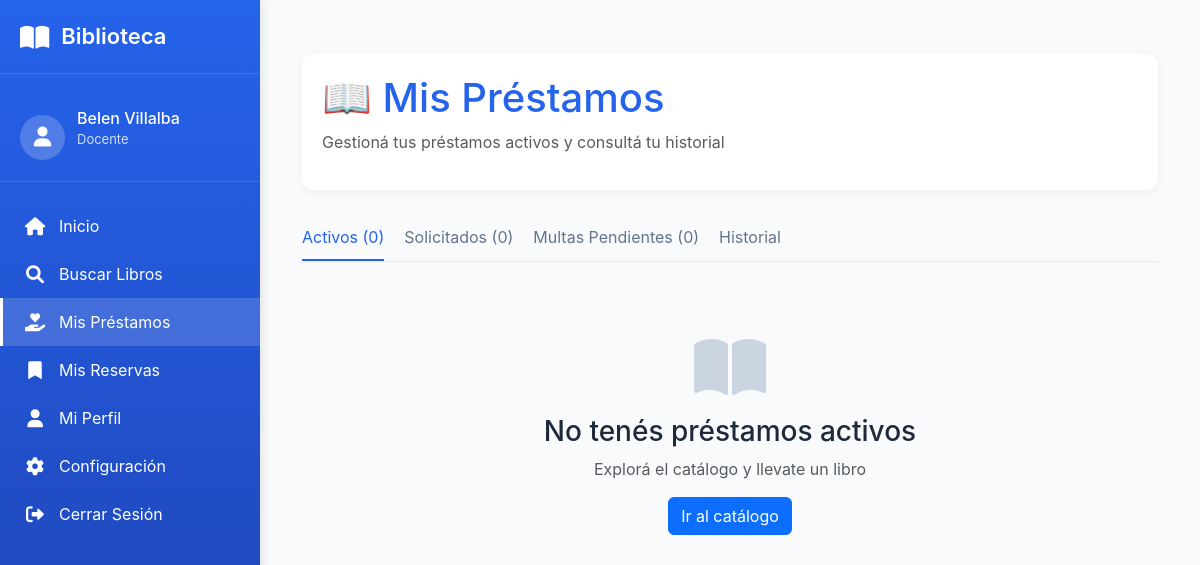
Before: /mis-prestamos/ (signed in) with the older database file.
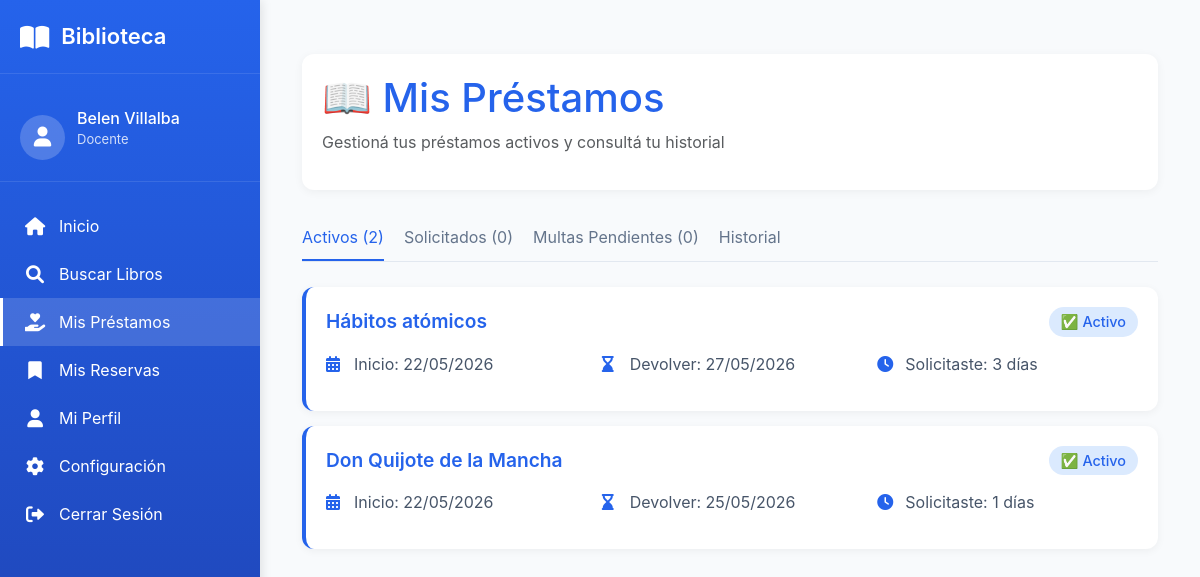
After: the same page with the newer database file.
### prestamo/models.py (models this page shows, shortened)
class Prestamo(models.Model):
    ESTADO_PRESTAMO_CHOICES = [
        ('SOLICITADO', 'Solicitado'),
        ('ACTIVO', 'Activo'),
        ('VENCIDO', 'Vencido'),
        ('DEVUELTO', 'Devuelto'),
        ('EXTRAVIADO', 'Extraviado'),
        ('CANCELADA', 'Cancelada'),
    ]
    socio = models.ForeignKey(
        Socio,
        on_delete=models.PROTECT,
        related_name='prestamos',
        verbose_name="Socio"
    )
    ejemplar = models.ForeignKey(
        Ejemplar,
        on_delete=models.PROTECT,
        related_name='prestamos',
        verbose_name="Ejemplar"
    )
    dias_solicitados = models.IntegerField(
        verbose_name="Días solicitados",
        help_text="Cantidad de días que el usuario pidió el libro (1-5)",
        null=True,
        blank=True
    )
    fecha_prestamo = models.DateTimeField(
        auto_now_add=True,
        verbose_name="Fecha de préstamo"
    )
    fecha_vencimiento = models.DateField(
        verbose_name="Fecha de vencimiento"
    )
    fecha_devolucion_real = models.DateField(
        null=True,
        blank=True,
        verbose_name="Fecha de devolución real"
    )
    estado = models.CharField(
        max_length=20,
        choices=ESTADO_PRESTAMO_CHOICES,
        default='ACTIVO',
        verbose_name="Estado"
    )
    observaciones = models.TextField(
        blank=True,
        null=True,
        verbose_name="Observaciones"
    )
    class Meta:
        verbose_name = "Préstamo"
        verbose_name_plural = "Préstamos"
        ordering = ['-fecha_prestamo']
        indexes = [
            models.Index(fields=['estado']),
            models.Index(fields=['fecha_vencimiento']),
        ]

### catalogo/models.py (models this page shows, shortened)
class Ejemplar(models.Model):
    ESTADO_FISICO_CHOICES = [
        ('BUENO', 'Bueno'),
        ('REGULAR', 'Regular'),
        ('MALO', 'Malo'),
        ('DANADO', 'Dañado'),
        ('PERDIDO', 'Perdido'),
    ]
    DISPONIBILIDAD_CHOICES = [
        ('DISPONIBLE', 'Disponible'),
        ('PRESTADO', 'Prestado'),
        ('RESERVADO', 'Reservado'),
        ('EN_REPARACION', 'En reparación'),
    ]
    libro = models.ForeignKey(
        'Libro',
        on_delete=models.PROTECT,
        related_name='ejemplares',
        verbose_name="Libro",
        db_column='isbn_libro'
    )
    codigo_inventario = models.CharField(
        max_length=50,
        unique=True,
        verbose_name="Código de inventario"
    )
    estado_fisico = models.CharField(
        max_length=20,
        choices=ESTADO_FISICO_CHOICES,
        default='BUENO',
        verbose_name="Estado físico"
    )
    disponibilidad = models.CharField(
        max_length=20,
        choices=DISPONIBILIDAD_CHOICES,
        default='DISPONIBLE',
        verbose_name="Disponibilidad"
    )
    ubicacion = models.CharField(
        max_length=100,
        blank=True,
        null=True,
        verbose_name="Ubicación física",
        help_text="Ej: Estante A3, Sección 5, Sala 2, etc."
    )
    class Meta:
        db_table = 'Ejemplar'
        verbose_name = "Ejemplar"
        verbose_name_plural = "Ejemplares"
        indexes = [
            models.Index(fields=['codigo_inventario']),
            models.Index(fields=['disponibilidad']),
        ]

class Libro(models.Model):
    activo = models.BooleanField(default=True, verbose_name="Activo")
    """Libros del catálogo"""
    isbn = models.CharField(
        max_length=20,
        unique=True,
        verbose_name="ISBN"
    )
    titulo = models.CharField(
        max_length=200,
        verbose_name="Título"
    )
    anio_publicacion = models.IntegerField(
        blank=True,
        null=True,
        verbose_name="Año de publicación"
    )
    descripcion = models.TextField(
        blank=True,
        null=True,
        verbose_name="Descripción / Sinopsis",
        help_text="Breve descripción o sinopsis del libro"
    )
    editorial = models.ForeignKey(
        Editorial,
        on_delete=models.PROTECT,
        verbose_name="Editorial"
    )
    categoria = models.ForeignKey(
        Categoria,
        on_delete=models.PROTECT,
        verbose_name="Categoría"
    )
    autores = models.ManyToManyField(
        Autor,
        through='LibroAutor',
        verbose_name="Autores"
    )
    imagen = models.ImageField(
        upload_to='libros/',
        blank=True,
        null=True,
        verbose_name="Imagen de tapa"
    )
    cantidad_total = models.IntegerField(
        default=0,
        verbose_name="Total de ejemplares"
    )
    inventario_disponible = models.IntegerField(
        default=0,
        verbose_name="Ejemplares disponibles"
    )
    class Meta:
        verbose_name = "Libro"
        verbose_name_plural = "Libros"

### prestamo/views.py (the view)
# urls.py: path('mis-prestamos/', views.mis_prestamos, name='mis_prestamos'),
@login_required
def mis_prestamos(request):
    prestamos = Prestamo.objects.filter(
        socio=request.user.socio
    ).select_related('ejemplar__libro').order_by('-fecha_prestamo')
    prestamos_activos = prestamos.filter(estado='ACTIVO')
    prestamos_solicitados = prestamos.filter(estado='SOLICITADO')
    historial = prestamos.filter(estado__in=['DEVUELTO', 'EXTRAVIADO'])
    multas_pendientes = Multa.objects.filter(
        prestamo__socio=request.user.socio,
        estado='PENDIENTE'
    ).select_related('prestamo__ejemplar__libro')
    context = {
        'activos': prestamos_activos,
        'solicitados': prestamos_solicitados,
        'historial': historial,
        'multas_pendientes': multas_pendientes,  # ← Agrega esta línea
        'hoy': date.today(),
    }
    return render(request, 'prestamo/mis_prestamos.html', context)

### templates/prestamo/mis_prestamos.html (shortened to what this page needs)
{% extends 'base/menu_usuario.html' %}
{% load static %}
{% load mis_filtros %}
{% block main_content %}
<div class="container py-4">
    <div class="prestamos-header">
        <h1 style="color: var(--primary-blue);">📖 Mis Préstamos</h1>
        <p class="text-muted">Gestioná tus préstamos activos y consultá tu historial</p>
    </div>
    <div class="tab-prestamos">
        <div class="tab-item active" onclick="cambiarTab('activos')">Activos ({{ activos|length }})</div>
        <div class="tab-item" onclick="cambiarTab('solicitados')">Solicitados ({{ solicitados|length }})</div>
        <div class="tab-item" onclick="cambiarTab('multas')">Multas Pendientes ({{ multas_pendientes|length }})</div>
        <div class="tab-item" onclick="cambiarTab('historial')">Historial</div>
    </div>
    <div id="prestamos-activos">
        {% for prestamo in activos %}
            <div class="prestamo-card {% if prestamo.fecha_vencimiento < hoy %}vencido{% endif %}">
                <div class="prestamo-header">
                    <span class="prestamo-titulo">{{ prestamo.ejemplar.libro.titulo }}</span>
                    <span class="estado-badge estado-activo">
                        {% if prestamo.fecha_vencimiento < hoy %}
                            ⚠️ Vencido
                        {% else %}
                            ✅ Activo
                        {% endif %}
                    </span>
                </div>
                <div class="prestamo-detalles">
                    <div class="detalle-item">
                        <i class="fas fa-calendar-alt"></i>
                        <span>Inicio: {{ prestamo.fecha_prestamo|date:"d/m/Y" }}</span>
                    </div>
                    <div class="detalle-item">
                        <i class="fas fa-hourglass-end"></i>
                        <span>Devolver: {{ prestamo.fecha_vencimiento|date:"d/m/Y" }}</span>
                    </div>
                    <div class="detalle-item">
                        <i class="fas fa-clock"></i>
                        <span>Solicitaste: {{ prestamo.dias_solicitados }} días</span>
                    </div>
                </div>
            </div>
        {% empty %}
            <div class="text-center py-5">
                <i class="fas fa-book-open" style="font-size: 4rem; color: #cbd5e1;"></i>
                <h3 class="mt-3">No tenés préstamos activos</h3>
                <p class="text-muted">Explorá el catálogo y llevate un libro</p>
                <a href="{% url 'catalogo_lista' %}" class="btn btn-primary">Ir al catálogo</a>
            </div>
        {% endfor %}
    </div>
</div>
{% endblock %}

Changed rows visible on the page:
added Prestamo: ejemplar.libro.titulo "Hábitos atómicos", shows "✅ Activo", fecha_prestamo "22/05/2026", fecha_vencimiento "27/05/2026", dias_solicitados "3"
added Prestamo: ejemplar.libro.titulo "Don Quijote de la Mancha", shows "✅ Activo", fecha_prestamo "22/05/2026", fecha_vencimiento "25/05/2026", dias_solicitados "1"
Other visible differences:
{{ activos|length }}: "0" → "2"
text no longer shown: "No tenés préstamos activos Explorá el catálogo y llevate un libro Ir al catálogo"
